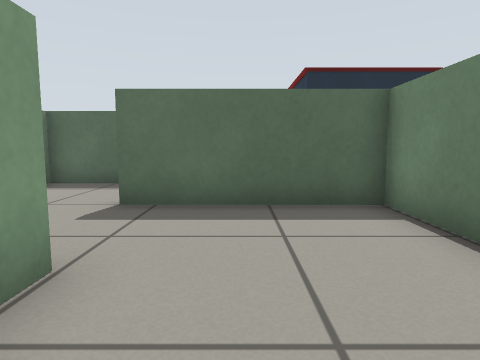
[1] (above)

12 first-person views from a walk through a world built for the Gazebo simulator. The camera is 0.51 m above the floor, tilts 6° down and sees 75° across. The floor is counted in squares, 0.5 m on a side. Each view is taken from the middle of a square. On the plan, view 1 faces up. The plan holds only what a view shows up to about 12 squares ahead; the rest is blank. Some stock models are drawn as simple stand-ins.

[2]
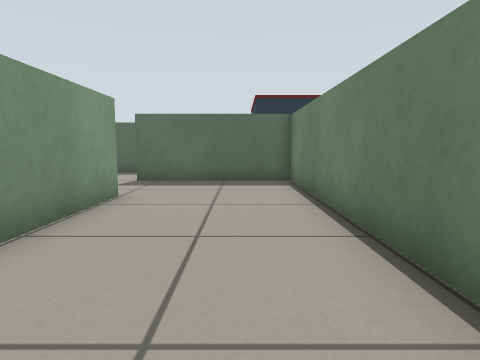

[3]
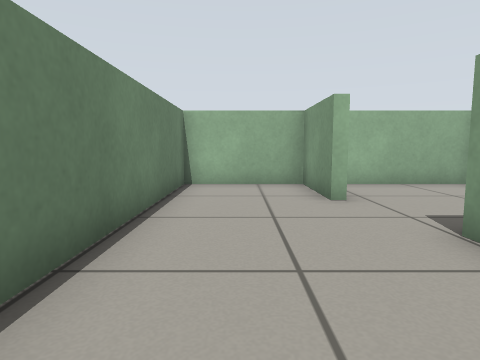

[4]
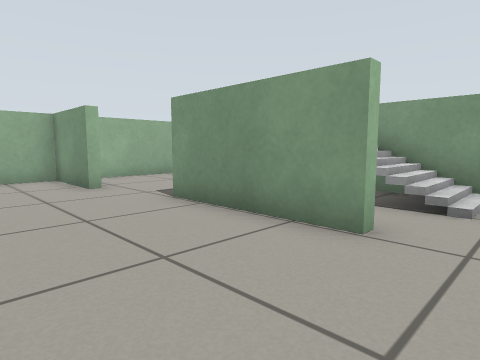

[5]
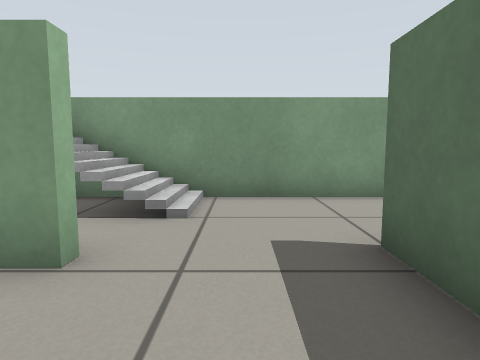

[6]
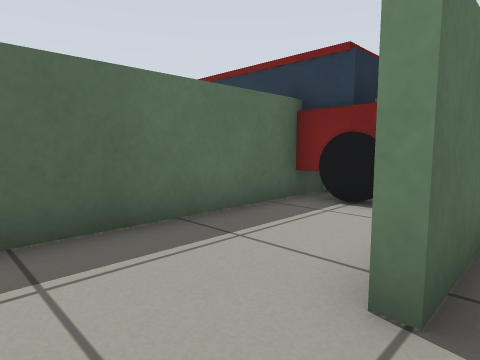

[7]
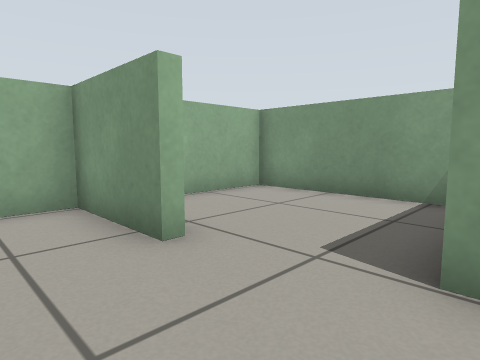

[8]
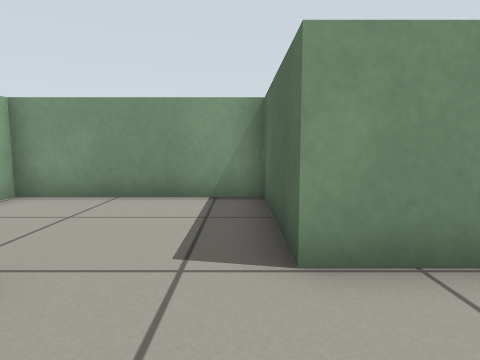

[9]
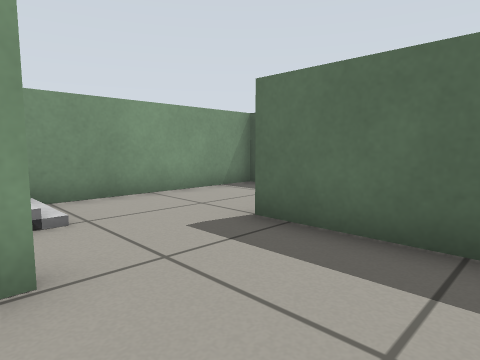

[10]
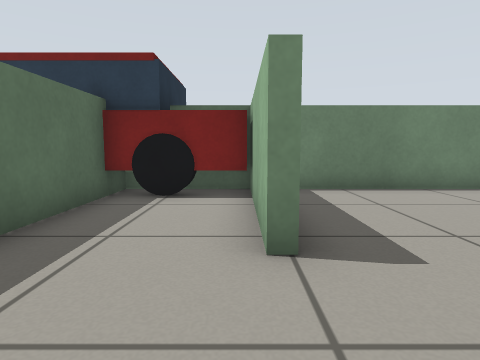

[11]
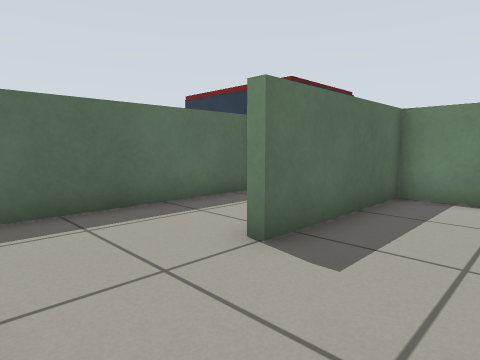

[12]
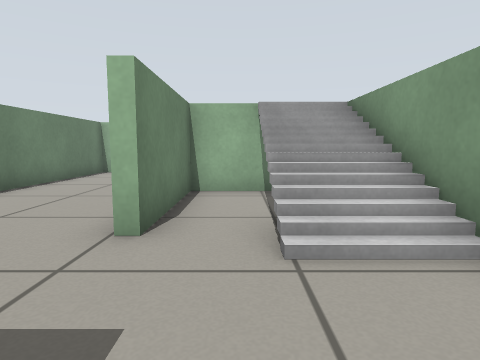

### Floor plan
Key: @ floor where view 1 was taken; # wall or solid block; . floor; / step, stairs or slope; v drop or lower ground; C car; S stairs.
Columns run from 6 left of view 1 to 5 right of it. Each row starts with its distance up from view 1.
 11         C
 10         C
  9  #######CC
  8 #.......CCCC
  7 #.......CC
  6 #......#CC
  5 #...####.#
  4 #........#
  3 #//......#
  2 #//S#....#
  1  / S#....#
  0  / S#.@..#
 -1  //##....#
 -2 #........#
 -3 #........#
 -4 #....#...#
 -5 #....#...#
 -6 #....#...#
 -7  ########v

Where each view was taken, in squares from view 1:
view 1: 0 up, 0 right, facing up
view 2: 4 down, 1 right, facing up
view 3: 2 up, 1 right, facing down
view 4: 4 up, 2 right, facing down-left
view 5: 4 up, 1 right, facing left
view 6: 5 up, 4 left, facing up-right
view 7: 1 down, 1 right, facing down-left
view 8: 2 down, 1 right, facing left
view 9: 2 up, 1 right, facing up-left
view 10: 6 up, 5 left, facing right
view 11: 3 up, 5 left, facing up-right
view 12: 6 up, 3 left, facing down
